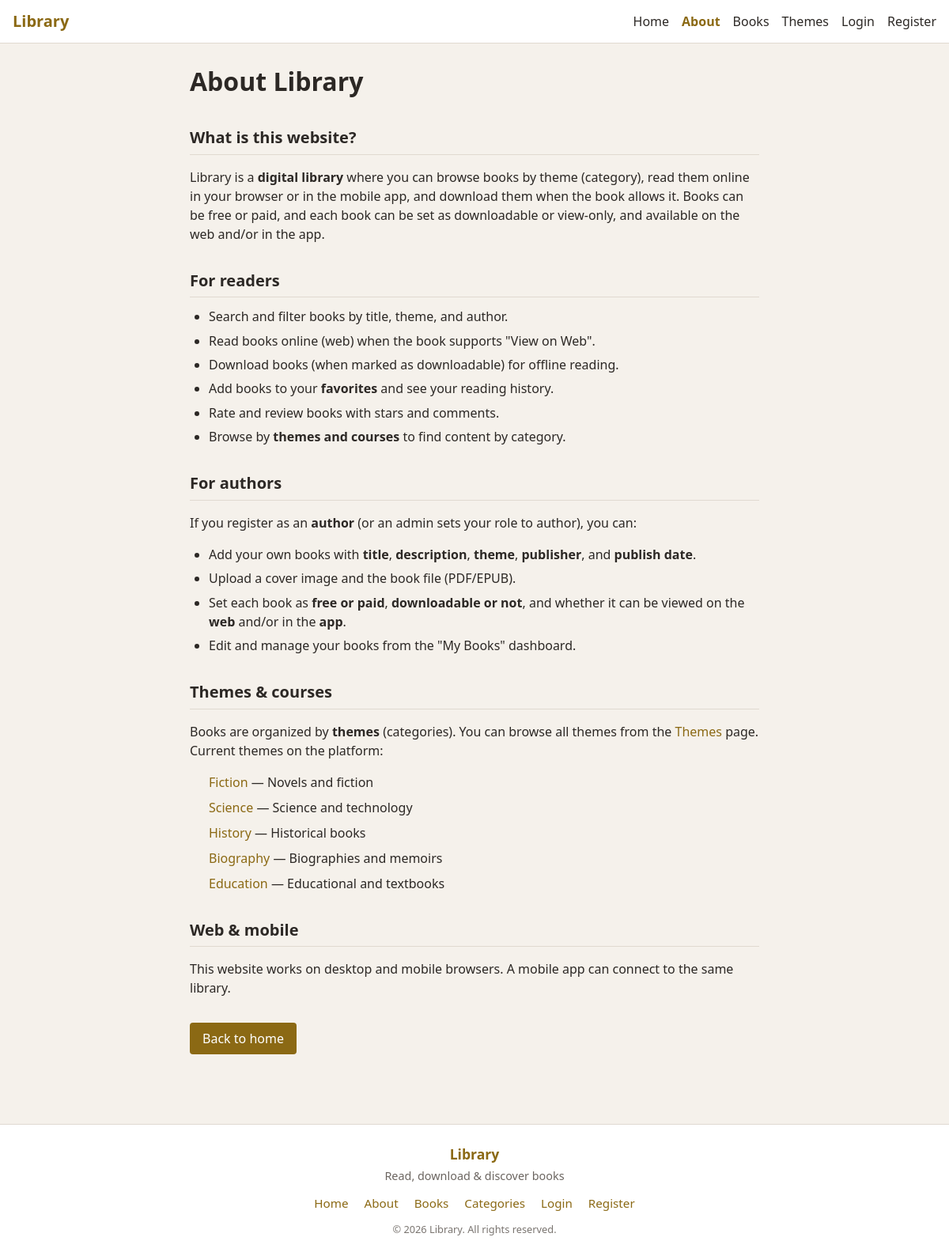
Page /about.php on the committed database.
### tables this page shows
CREATE TABLE `themes` (
  `id` int(10) UNSIGNED NOT NULL,
  `name` varchar(100) NOT NULL,
  `slug` varchar(100) NOT NULL,
  `description` text DEFAULT NULL,
  `sort_order` int(11) NOT NULL DEFAULT 0,
  `created_at` datetime NOT NULL DEFAULT current_timestamp()
);

### includes/settings.php (called while the page is built, shortened)
<?php
function _settings_cache(bool $clear = false): ?array {
    static $cache = null;
    if ($cache === null) {
        try {
            $pdo = getDb();
            $stmt = $pdo->query('SELECT `key`, `value` FROM settings');
            $cache = $stmt->fetchAll(PDO::FETCH_KEY_PAIR) ?: [];
        } catch (Throwable $e) {
            $cache = [];
        }
    }
    return $cache;
}
function get_setting(string $key, ?string $default = null): ?string {
    $cache = _settings_cache();
    return $cache[$key] ?? $default;
}

### includes/functions.php (called while the page is built, shortened)
<?php
function e(?string $s): string {
    return $s === null ? '' : htmlspecialchars($s, ENT_QUOTES, 'UTF-8');
}
function base_url(string $path = ''): string {
    $path = ltrim($path, '/');
    return BASE_URL . ($path ? '/' . $path : '');
}

### config/database.php (called while the page is built, shortened)
<?php
function getDb(): PDO {
    static $pdo = null;
    if ($pdo === null) {
        $dsn = 'mysql:host=' . DB_HOST . ';dbname=' . DB_NAME . ';charset=' . DB_CHARSET;
        $opts = [
            PDO::ATTR_ERRMODE            => PDO::ERRMODE_EXCEPTION,
            PDO::ATTR_DEFAULT_FETCH_MODE => PDO::FETCH_ASSOC,
            PDO::ATTR_EMULATE_PREPARES   => false,
        ];
        $pdo = new PDO($dsn, DB_USER, DB_PASS, $opts);
    }
    return $pdo;
}

### about.php (the view, shortened to what this page needs)
<?php
$siteName = get_setting('site_name', 'Library');
$themes = getDb()->query('SELECT id, name, slug, description FROM themes ORDER BY sort_order, name')->fetchAll();
require_once __DIR__ . '/includes/header.php';
?>
<div class="page-content page-about">
  <h1>About <?= e($siteName) ?></h1>
  <section class="about-block">
    <h2>What is this website?</h2>
    <p><?= e($siteName) ?> is a <strong>digital library</strong> where you can browse books by theme (category), read them online in your browser or in the mobile app, and download them when the book allows it. Books can be free or paid, and each book can be set as downloadable or view-only, and available on the web and/or in the app.</p>
  </section>
  <section class="about-block">
    <h2>For readers</h2>
    <ul>
      <li>Search and filter books by title, theme, and author.</li>
      <li>Read books online (web) when the book supports &quot;View on Web&quot;.</li>
      <li>Download books (when marked as downloadable) for offline reading.</li>
      <li>Add books to your <strong>favorites</strong> and see your reading history.</li>
      <li>Rate and review books with stars and comments.</li>
      <li>Browse by <strong>themes and courses</strong> to find content by category.</li>
    </ul>
  </section>
  <section class="about-block">
    <h2>For authors</h2>
    <p>If you register as an <strong>author</strong> (or an admin sets your role to author), you can:</p>
    <ul>
      <li>Add your own books with <strong>title</strong>, <strong>description</strong>, <strong>theme</strong>, <strong>publisher</strong>, and <strong>publish date</strong>.</li>
      <li>Upload a cover image and the book file (PDF/EPUB).</li>
      <li>Set each book as <strong>free or paid</strong>, <strong>downloadable or not</strong>, and whether it can be viewed on the <strong>web</strong> and/or in the <strong>app</strong>.</li>
      <li>Edit and manage your books from the &quot;My Books&quot; dashboard.</li>
    </ul>
  </section>
  <section class="about-block">
    <h2>Themes & courses</h2>
    <p>Books are organized by <strong>themes</strong> (categories). You can browse all themes from the <a href="<?= base_url('themes/') ?>">Themes</a> page. Current themes on the platform:</p>
    <?php if (empty($themes)): ?>
      <p>No themes have been added yet.</p>
    <?php else: ?>
      <ul class="about-themes-list">
        <?php foreach ($themes as $t): ?>
          <li><a href="<?= base_url('themes/view.php?slug=' . urlencode($t['slug'])) ?>"><?= e($t['name']) ?></a><?php if (!empty($t['description'])): ?> — <?= e($t['description']) ?><?php endif; ?></li>
        <?php endforeach; ?>
      </ul>
    <?php endif; ?>
  </section>
  <section class="about-block">
    <h2>Web & mobile</h2>
    <p>This website works on desktop and mobile browsers. A mobile app can connect to the same library.</p>
  </section>
  <p><a href="<?= base_url() ?>" class="btn">Back to home</a></p>
</div>
<?php require_once __DIR__ . '/includes/footer.php'; ?>

### assets/css/style.css (style rules this page uses)
:root { --bg: #f5f1eb; --card: #fff; --text: #2c2825; --muted: #6b6560; --accent: #8b6914; --accent-hover: #6d5210; --border: #e0d9d0; --error: #c0392b; --success: #27ae60; }
* { box-sizing: border-box; }
body { margin: 0; font-family: 'Segoe UI', system-ui, sans-serif; background: var(--bg); color: var(--text); line-height: 1.5; }
.btn { display: inline-block; padding: 0.5rem 1rem; background: var(--accent); color: #fff; text-decoration: none; border-radius: 4px; border: none; cursor: pointer; font-size: 1rem; }
h1 { margin-top: 0; margin-bottom: 0.5rem; }
.page-about { max-width: 720px; margin: 0 auto; }
.about-block { margin: 2rem 0; }
.about-block h2 { margin: 0 0 0.75rem; font-size: 1.25rem; padding-bottom: 0.35rem; border-bottom: 1px solid var(--border); }
.about-block ul { padding-left: 1.5rem; margin: 0.5rem 0; }
.about-block li { margin: 0.4rem 0; }
.about-block a { color: var(--accent); text-decoration: none; }
.about-themes-list { list-style: none; padding-left: 0; }
.about-themes-list li { margin: 0.5rem 0; padding-left: 0; }
.about-themes-list a { color: var(--accent); text-decoration: none; }

### rows in the picture
themes: name "Fiction", description "Novels and fiction"
themes: name "Science", description "Science and technology"
themes: name "History", description "Historical books"
themes: name "Biography", description "Biographies and memoirs"
themes: name "Education", description "Educational and textbooks"

### other values in the picture
$siteName "Library"
$footerSiteName "Library"
$footerTagline "Read, download & discover books"
